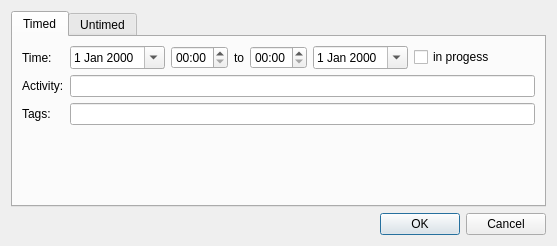
<?xml version="1.0" encoding="UTF-8"?>
<ui version="4.0">
 <class>ActivityDialog</class>
 <widget class="QDialog" name="ActivityDialog">
  <property name="windowTitle">
   <string>Add earlier activity</string>
  </property>
  <layout class="QVBoxLayout" name="verticalLayout">
   <item>
    <widget class="QTabWidget" name="tabWidget">
     <property name="currentIndex">
      <number>0</number>
     </property>
     <widget class="QWidget" name="tabTimed">
      <attribute name="title">
       <string>Timed</string>
      </attribute>
      <layout class="QGridLayout" name="gridLayout">
       <item row="1" column="0">
        <widget class="QLabel" name="lblActivity">
         <property name="text">
          <string>Activity:</string>
         </property>
        </widget>
       </item>
       <item row="0" column="1">
        <layout class="QHBoxLayout" name="horizontalLayout">
         <item>
          <widget class="QDateEdit" name="deStartedAt">
           <property name="calendarPopup">
            <bool>true</bool>
           </property>
          </widget>
         </item>
         <item>
          <widget class="QTimeEdit" name="teStartedAt">
           <property name="currentSection">
            <enum>QDateTimeEdit::HourSection</enum>
           </property>
           <property name="displayFormat">
            <string>HH:mm</string>
           </property>
          </widget>
         </item>
         <item>
          <widget class="QLabel" name="lblTo">
           <property name="text">
            <string>to</string>
           </property>
          </widget>
         </item>
         <item>
          <widget class="QTimeEdit" name="teEndedAt">
           <property name="currentSection">
            <enum>QDateTimeEdit::HourSection</enum>
           </property>
           <property name="displayFormat">
            <string>HH:mm</string>
           </property>
          </widget>
         </item>
         <item>
          <widget class="QDateEdit" name="deEndedAt">
           <property name="calendarPopup">
            <bool>true</bool>
           </property>
          </widget>
         </item>
         <item>
          <widget class="QCheckBox" name="cbInProgress">
           <property name="text">
            <string>in progess</string>
           </property>
          </widget>
         </item>
         <item>
          <spacer name="horizontalSpacer_3">
           <property name="orientation">
            <enum>Qt::Horizontal</enum>
           </property>
           <property name="sizeHint" stdset="0">
            <size>
             <width>40</width>
             <height>20</height>
            </size>
           </property>
          </spacer>
         </item>
        </layout>
       </item>
       <item row="2" column="1">
        <widget class="TagsLineEdit" name="leTags"/>
       </item>
       <item row="2" column="0">
        <widget class="QLabel" name="lblTags">
         <property name="text">
          <string>Tags:</string>
         </property>
        </widget>
       </item>
       <item row="1" column="1">
        <widget class="ActivityLineEdit" name="leActivity">
         <property name="placeholderText">
          <string/>
         </property>
        </widget>
       </item>
       <item row="0" column="0">
        <widget class="QLabel" name="lblTime">
         <property name="text">
          <string>Time:</string>
         </property>
        </widget>
       </item>
       <item row="3" column="0" colspan="2">
        <spacer name="verticalSpacer">
         <property name="orientation">
          <enum>Qt::Vertical</enum>
         </property>
         <property name="sizeHint" stdset="0">
          <size>
           <width>20</width>
           <height>40</height>
          </size>
         </property>
        </spacer>
       </item>
      </layout>
     </widget>
     <widget class="QWidget" name="tabUntimed">
      <attribute name="title">
       <string>Untimed</string>
      </attribute>
      <layout class="QGridLayout" name="gridLayout_2">
       <item row="1" column="0">
        <widget class="QLabel" name="lblUntimedDuration">
         <property name="text">
          <string>Duration:</string>
         </property>
        </widget>
       </item>
       <item row="2" column="1" colspan="2">
        <widget class="ActivityLineEdit" name="leUntimedActivity"/>
       </item>
       <item row="3" column="0">
        <widget class="QLabel" name="lblUntimedTags">
         <property name="text">
          <string>Tags:</string>
         </property>
        </widget>
       </item>
       <item row="2" column="0">
        <widget class="QLabel" name="lblUntimedActivity">
         <property name="text">
          <string>Activity:</string>
         </property>
        </widget>
       </item>
       <item row="0" column="1">
        <layout class="QHBoxLayout" name="horizontalLayout_3">
         <item>
          <widget class="QDateEdit" name="deUntimedDate">
           <property name="calendarPopup">
            <bool>true</bool>
           </property>
          </widget>
         </item>
         <item>
          <spacer name="horizontalSpacer">
           <property name="orientation">
            <enum>Qt::Horizontal</enum>
           </property>
           <property name="sizeHint" stdset="0">
            <size>
             <width>40</width>
             <height>20</height>
            </size>
           </property>
          </spacer>
         </item>
        </layout>
       </item>
       <item row="1" column="1">
        <layout class="QHBoxLayout" name="horizontalLayout_2">
         <item>
          <widget class="QSpinBox" name="sbUntimedHours">
           <property name="maximum">
            <number>23</number>
           </property>
          </widget>
         </item>
         <item>
          <widget class="QLabel" name="lblUntimedHours">
           <property name="text">
            <string>hours</string>
           </property>
          </widget>
         </item>
         <item>
          <widget class="QSpinBox" name="sbUntimedMinutes">
           <property name="maximum">
            <number>59</number>
           </property>
           <property name="singleStep">
            <number>5</number>
           </property>
           <property name="value">
            <number>15</number>
           </property>
          </widget>
         </item>
         <item>
          <widget class="QLabel" name="lblUntimedMinutes">
           <property name="text">
            <string>minutes</string>
           </property>
          </widget>
         </item>
         <item>
          <spacer name="horizontalSpacer_2">
           <property name="orientation">
            <enum>Qt::Horizontal</enum>
           </property>
           <property name="sizeHint" stdset="0">
            <size>
             <width>40</width>
             <height>20</height>
            </size>
           </property>
          </spacer>
         </item>
        </layout>
       </item>
       <item row="0" column="0">
        <widget class="QLabel" name="lblUntimedDate">
         <property name="text">
          <string>Date:</string>
         </property>
        </widget>
       </item>
       <item row="3" column="1" colspan="2">
        <widget class="TagsLineEdit" name="leUntimedTags"/>
       </item>
       <item row="4" column="1">
        <spacer name="verticalSpacer_2">
         <property name="orientation">
          <enum>Qt::Vertical</enum>
         </property>
         <property name="sizeHint" stdset="0">
          <size>
           <width>20</width>
           <height>40</height>
          </size>
         </property>
        </spacer>
       </item>
      </layout>
      <zorder>lblUntimedDuration</zorder>
      <zorder>lblUntimedDate</zorder>
      <zorder>lblUntimedActivity</zorder>
      <zorder>leUntimedActivity</zorder>
      <zorder>lblUntimedTags</zorder>
      <zorder>leUntimedTags</zorder>
      <zorder>verticalSpacer_2</zorder>
     </widget>
    </widget>
   </item>
   <item>
    <widget class="QDialogButtonBox" name="buttonBox">
     <property name="orientation">
      <enum>Qt::Horizontal</enum>
     </property>
     <property name="standardButtons">
      <set>QDialogButtonBox::Cancel|QDialogButtonBox::Ok</set>
     </property>
    </widget>
   </item>
  </layout>
 </widget>
 <customwidgets>
  <customwidget>
   <class>ActivityLineEdit</class>
   <extends>QLineEdit</extends>
   <header>activitylineedit.h</header>
  </customwidget>
  <customwidget>
   <class>TagsLineEdit</class>
   <extends>QLineEdit</extends>
   <header>tagslineedit.h</header>
  </customwidget>
 </customwidgets>
 <tabstops>
  <tabstop>deStartedAt</tabstop>
  <tabstop>teStartedAt</tabstop>
  <tabstop>teEndedAt</tabstop>
  <tabstop>deEndedAt</tabstop>
  <tabstop>cbInProgress</tabstop>
  <tabstop>leActivity</tabstop>
  <tabstop>leTags</tabstop>
  <tabstop>buttonBox</tabstop>
  <tabstop>tabWidget</tabstop>
  <tabstop>deUntimedDate</tabstop>
  <tabstop>sbUntimedHours</tabstop>
  <tabstop>sbUntimedMinutes</tabstop>
  <tabstop>leUntimedActivity</tabstop>
  <tabstop>leUntimedTags</tabstop>
 </tabstops>
 <resources/>
 <connections>
  <connection>
   <sender>buttonBox</sender>
   <signal>accepted()</signal>
   <receiver>ActivityDialog</receiver>
   <slot>accept()</slot>
   <hints>
    <hint type="sourcelabel">
     <x>248</x>
     <y>254</y>
    </hint>
    <hint type="destinationlabel">
     <x>157</x>
     <y>274</y>
    </hint>
   </hints>
  </connection>
  <connection>
   <sender>buttonBox</sender>
   <signal>rejected()</signal>
   <receiver>ActivityDialog</receiver>
   <slot>reject()</slot>
   <hints>
    <hint type="sourcelabel">
     <x>316</x>
     <y>260</y>
    </hint>
    <hint type="destinationlabel">
     <x>286</x>
     <y>274</y>
    </hint>
   </hints>
  </connection>
  <connection>
   <sender>leActivity</sender>
   <signal>textEdited(QString)</signal>
   <receiver>leUntimedActivity</receiver>
   <slot>setText(QString)</slot>
   <hints>
    <hint type="sourcelabel">
     <x>399</x>
     <y>102</y>
    </hint>
    <hint type="destinationlabel">
     <x>404</x>
     <y>140</y>
    </hint>
   </hints>
  </connection>
  <connection>
   <sender>leUntimedActivity</sender>
   <signal>textEdited(QString)</signal>
   <receiver>leActivity</receiver>
   <slot>setText(QString)</slot>
   <hints>
    <hint type="sourcelabel">
     <x>404</x>
     <y>140</y>
    </hint>
    <hint type="destinationlabel">
     <x>399</x>
     <y>102</y>
    </hint>
   </hints>
  </connection>
  <connection>
   <sender>leTags</sender>
   <signal>textEdited(QString)</signal>
   <receiver>leUntimedTags</receiver>
   <slot>setText(QString)</slot>
   <hints>
    <hint type="sourcelabel">
     <x>399</x>
     <y>137</y>
    </hint>
    <hint type="destinationlabel">
     <x>401</x>
     <y>175</y>
    </hint>
   </hints>
  </connection>
  <connection>
   <sender>leUntimedTags</sender>
   <signal>textEdited(QString)</signal>
   <receiver>leTags</receiver>
   <slot>setText(QString)</slot>
   <hints>
    <hint type="sourcelabel">
     <x>401</x>
     <y>175</y>
    </hint>
    <hint type="destinationlabel">
     <x>399</x>
     <y>137</y>
    </hint>
   </hints>
  </connection>
 </connections>
</ui>
